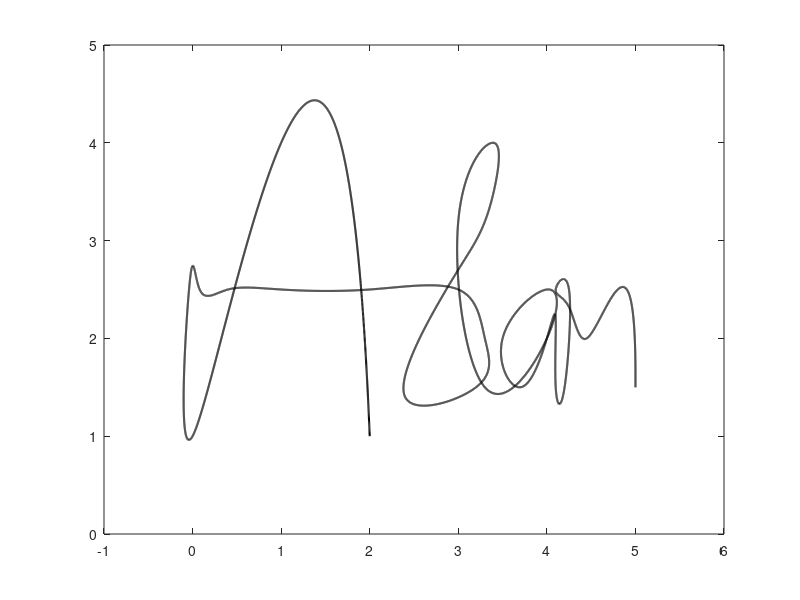

This figure's MATLAB source: (Note: this script raises an error after producing the figure.)
%Coordinate for cursive  letters
x2 = [2 1 0 -0.04 0.08 0.4 1 2 3 3.3 3.2 2.4 2.8 3.2 3.4 3.4 3 3.3 4 4 3.5 3.7 4 4.1 4.1 4.2 4.25 4.1 4.25 4.45 4.8 5];
y2 = [1 4 1 2.5 2.5 2.5 2.5 2.5 2.5 2 1.5 1.4 2.4 3 3.5 4 3.2 1.5 2 2.5 2 1.5 2 2.2 1.5 1.5 2.5 2.5 2.32 2 2.5 1.5];

 n = length(x2);
 t = 0:n-1; % Parametric coordinate t
 tt = 0:0.001:n-1; % More dense coordinate tt for spline interpolation

 % Formule spline interpolation
 xx = spline(t, x2, tt);
 yy = spline(t, y2, tt);

 % Plot settings
 figure(1)
 plot(xx, yy, 'k', 'LineWidth', 1.5) % plot spline
 hold on
 plot(x, y, 'bo', 'MarkerFaceColor', 'b') % plot data points
 axis([-0.2 6 -0.2 4.5])
 grid on
 title('Spline Interpolation of Cursive word Adam')
 xlabel('x')
 ylabel('y')
 set(gca, 'FontSize', 10, 'LineWidth', 1)
 grid on

 